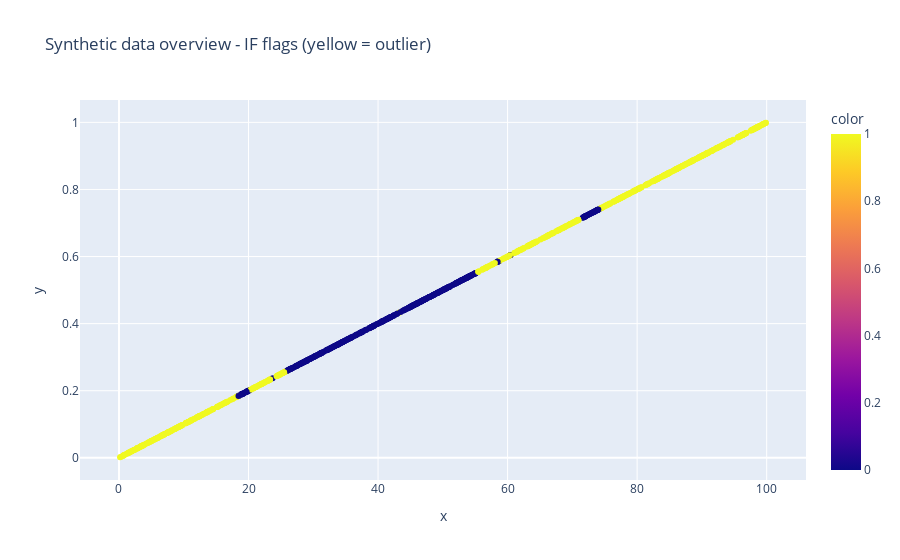

The cell this chart's notebook holds for it:
### Code cell
fig = px.scatter(x=treatment_data["feat_2"], y=treatment_data["feat_1"], 
                 title="Synthetic data overview - IF flags (yellow = outlier)", color=treatment_data["isolation_forest_class"])
fig.show()

### Figure 1 — Plotly figure (JSON) as saved in the notebook; plotly's stock layout.template omitted (floating-point values rounded to 4 significant figures; data arrays with more than 128 entries replaced by an {"elided": "..."} marker saying what was removed)
{"data": [{"hovertemplate": "x=%{x}<br>y=%{y}<br>color=%{marker.color}<extra></extra>", "legendgroup": "", "marker": {"color": {"elided": "1000 int values"}, "coloraxis": "coloraxis", "symbol": "circle"}, "mode": "markers", "name": "", "orientation": "v", "showlegend": false, "type": "scatter", "x": {"elided": "1000 float values"}, "xaxis": "x", "y": {"elided": "1000 float values"}, "yaxis": "y"}], "layout": {"coloraxis": {"colorbar": {"title": {"text": "color"}}, "colorscale": [[0, "#0d0887"], [0.1111, "#46039f"], [0.2222, "#7201a8"], [0.3333, "#9c179e"], [0.4444, "#bd3786"], [0.5556, "#d8576b"], [0.6667, "#ed7953"], [0.7778, "#fb9f3a"], [0.8889, "#fdca26"], [1, "#f0f921"]]}, "legend": {"tracegroupgap": 0}, "title": {"text": "Synthetic data overview - IF flags (yellow = outlier)"}, "xaxis": {"anchor": "y", "domain": [0, 1], "title": {"text": "x"}}, "yaxis": {"anchor": "x", "domain": [0, 1], "title": {"text": "y"}}}}
